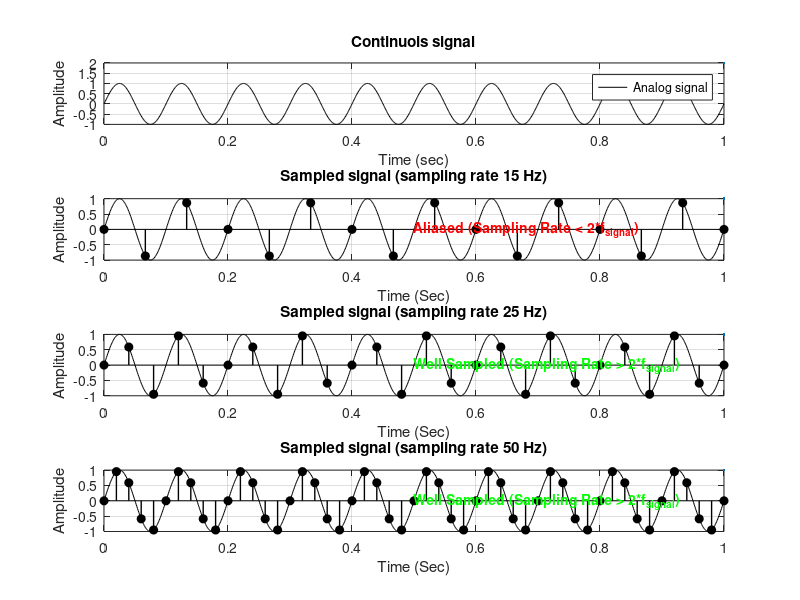

Recreate this plot in MATLAB.
%% Sampling rate/Sampling frequency - number of samples per second taken in continuous signal(analog signal) to convert it into discrete signal(digital signal).
% measured in Hertz (Hz)
% Nyquist Theorem - To avoid aliasing (distortion due to insufficient sampling), the sampling rate should be at least twice the highest frequency component of the signal being sampled.
% Nyquest rate -> fs >= 2 * fmax

% parameters
freq = 10;
srates = [15 25 50];
time = 0:0.001:1;
signal = sin(2 * pi * freq * time);

% plotting
figure(1),clf
% subplot(211);
subplot(length(srates)+1, 1, 1);
plot(time,signal,'k',linewidth = 2);
title('Continuois signal');
xlabel('Time (sec)');
ylabel('Amplitude');
legend('Analog signal');
grid on;

% loop through sampling rate
for i=1:length(srates)
    fs = srates(i);
    time_s = 0:1/fs:1;
    sampled_signal = sin(2 * pi * freq * time_s); %sampled signal

    % plotting
    subplot(length(srates)+1, 1, i+1);
    stem(time_s,sampled_signal,'black','filled','LineWidth',1);
    hold on;
    plot(time,signal,'k',LineWidth=1);
    title(['Sampled signal (sampling rate ',num2str(fs),' Hz)']);
    xlabel('Time (Sec)');
    ylabel('Amplitude');
    grid on;

    % Add explanation text
    if fs < 2 * freq
        text(0.5, 0.5, 'Aliased (Sampling Rate < 2*f_{signal})', ...
             'Units', 'normalized', 'Color', 'red', 'FontWeight', 'bold');
    elseif fs == 2 * freq
        text(0.5, 0.5, 'Critical Sampling (Sampling Rate = 2*f_{signal})', ...
             'Units', 'normalized', 'Color', 'orange', 'FontWeight', 'bold');
    else
        text(0.5, 0.5, 'Well Sampled (Sampling Rate > 2*f_{signal})', ...
             'Units', 'normalized', 'Color', 'green', 'FontWeight', 'bold');
    end
end